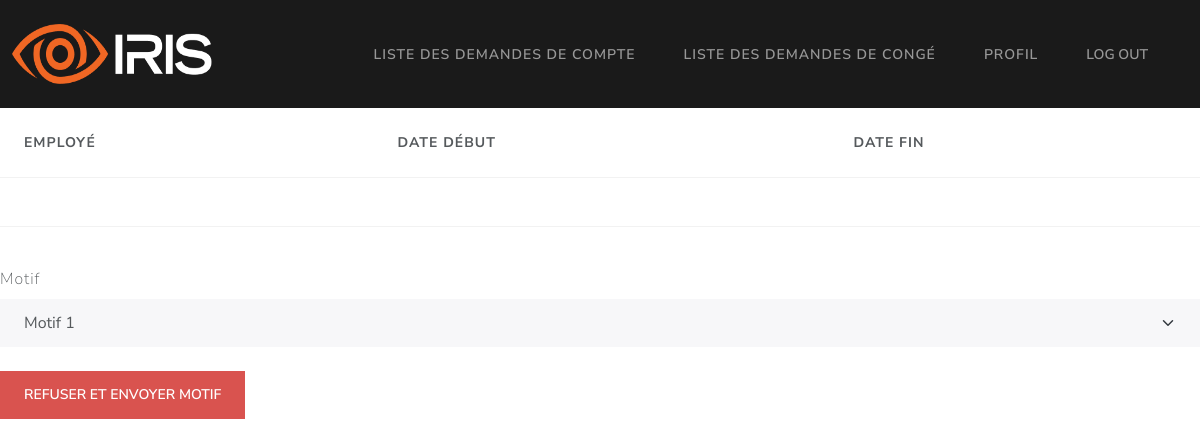
Before: /GRH/demande_congé/2/refuser with the older database file.
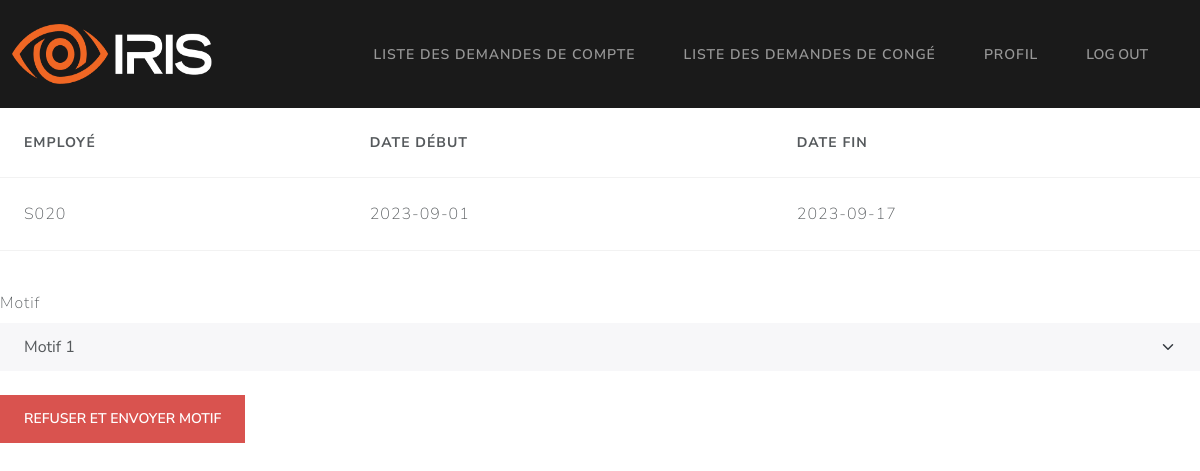
After: the same page with the newer database file.
### Models/models.py (models this page shows, shortened)
class demandeCongé(db.Model):
    id = db.Column(db.Integer, primary_key=True)
    date_debut = db.Column(db.String, unique=False, nullable=False)
    date_fin = db.Column(db.String, unique=False, nullable=False)
    statut = db.Column(db.String, unique=False, nullable=False)
    employee_matricule = db.Column(db.String, unique=False, nullable=False)
    motif_refus = db.Column(db.String, unique=False, nullable=True)

### app.py (the view)
@app.route("/GRH/demande_congé/<int:id>/refuser", methods=['GET', 'POST'])
def refuser_demande(id):
	return refuseDemande(request, id)

### Controllers/GRHController.py (called while the page is built)
def refuseDemande(request, id):
    try:
        demande = demandeCongé.query.filter_by(id=id).first()
        if(request.method=='POST'):
            motif = request.form['motif']
            demande.statut = 'Refused'
            demande.motif_refus = motif
            db.session.commit()
            return render_template("/messagePage.html", title="Refus de demande",
                                message=f"Demande d'employé {demande.employee_matricule} a été refusée")
        else:
            return render_template("/GRH/motif.html", demande=demande)
    except Exception as e:
        return render_template("/GRH/detailsDemande.html", demande=demande ,error=str(e))

### templates/GRH/motif.html (shortened to what this page needs)
{% extends '/GRH/base.html' %}
{% block content %}
<table class="table table-hover" style="width: 100%">
  <thead>
    <tr>
      <th scope="col">Employé</th>
      <th scope="col">Date début</th>
      <th scope="col">Date fin</th>
    </tr>
  </thead>
  <tbody>
    <trColumn
      class="table-secondary"
      onclick="window.location='demande_congé/{{ demande.id }}';"
      style="cursor: pointer"
    >
      <td>{{ demande.employee_matricule }}</td>
      <td>{{ demande.date_debut }}</td>
      <td>{{ demande.date_fin }}</td>
  </tbody>
</table>
<form action="/GRH/demande_congé/{{ demande.id }}/refuser" method="POST">
  <div class="form-group">
    <label for="exampleSelect1" class="form-label mt-4">Motif</label>
    <select class="form-select" name="motif">
      <option>Motif 1</option>
    </select>
  </div>
  <br />
  <button type="submit" class="btn btn-danger">Refuser et envoyer motif</button>
</form>
{% endblock %}

Changed rows visible on the page:
added demandeCongé: employee_matricule "S020", date_debut "2023-09-01", date_fin "2023-09-17"
